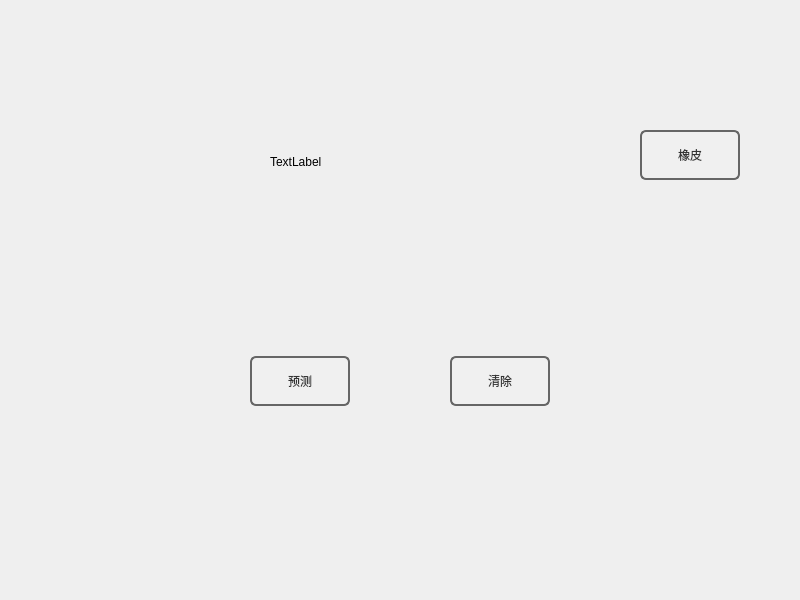
<?xml version="1.0" encoding="UTF-8"?>
<ui version="4.0">
 <class>Widget</class>
 <widget class="QWidget" name="Widget">
  <property name="geometry">
   <rect>
    <x>0</x>
    <y>0</y>
    <width>800</width>
    <height>600</height>
   </rect>
  </property>
  <property name="minimumSize">
   <size>
    <width>500</width>
    <height>600</height>
   </size>
  </property>
  <property name="font">
   <font>
    <pointsize>9</pointsize>
   </font>
  </property>
  <property name="windowTitle">
   <string>Widget</string>
  </property>
  <widget class="WriteLabel" name="writelabel">
   <property name="geometry">
    <rect>
     <x>270</x>
     <y>10</y>
     <width>304</width>
     <height>304</height>
    </rect>
   </property>
   <property name="minimumSize">
    <size>
     <width>304</width>
     <height>304</height>
    </size>
   </property>
   <property name="maximumSize">
    <size>
     <width>304</width>
     <height>304</height>
    </size>
   </property>
   <property name="text">
    <string>TextLabel</string>
   </property>
  </widget>
  <widget class="QWidget" name="widget" native="true">
   <property name="geometry">
    <rect>
     <x>250</x>
     <y>350</y>
     <width>300</width>
     <height>62</height>
    </rect>
   </property>
   <layout class="QHBoxLayout" name="horizontalLayout">
    <item>
     <widget class="QPushButton" name="pushButton_1">
      <property name="minimumSize">
       <size>
        <width>100</width>
        <height>50</height>
       </size>
      </property>
      <property name="maximumSize">
       <size>
        <width>100</width>
        <height>50</height>
       </size>
      </property>
      <property name="styleSheet">
       <string notr="true">QPushButton {
    /* 一次性设置：宽度 + 样式 + 颜色 */
    border: 2px solid #666;
    border-radius: 6px;
    background-color: #f0f0f0;
    color: #333;
    padding: 5px 12px;
}
QPushButton:hover {
    background-color: #e0e0e0;
    border-color: #333;
}
QPushButton:pressed {
    background-color: #d0d0d0;
    border-color: #111;
}
</string>
      </property>
      <property name="text">
       <string>预测</string>
      </property>
     </widget>
    </item>
    <item>
     <spacer name="horizontalSpacer">
      <property name="orientation">
       <enum>Qt::Orientation::Horizontal</enum>
      </property>
      <property name="sizeHint" stdset="0">
       <size>
        <width>80</width>
        <height>20</height>
       </size>
      </property>
     </spacer>
    </item>
    <item>
     <widget class="QPushButton" name="pushbutton_clean">
      <property name="minimumSize">
       <size>
        <width>100</width>
        <height>50</height>
       </size>
      </property>
      <property name="maximumSize">
       <size>
        <width>100</width>
        <height>50</height>
       </size>
      </property>
      <property name="styleSheet">
       <string notr="true">QPushButton {
    /* 一次性设置：宽度 + 样式 + 颜色 */
    border: 2px solid #666;
    border-radius: 6px;
    background-color: #f0f0f0;
    color: #333;
    padding: 5px 12px;
}
QPushButton:hover {
    background-color: #e0e0e0;
    border-color: #333;
}
QPushButton:pressed {
    background-color: #d0d0d0;
    border-color: #111;
}
</string>
      </property>
      <property name="text">
       <string>清除</string>
      </property>
     </widget>
    </item>
   </layout>
  </widget>
  <widget class="penwide" name="widget_2" native="true">
   <property name="geometry">
    <rect>
     <x>580</x>
     <y>9</y>
     <width>211</width>
     <height>101</height>
    </rect>
   </property>
  </widget>
  <widget class="QPushButton" name="pushButton_clear">
   <property name="geometry">
    <rect>
     <x>640</x>
     <y>130</y>
     <width>100</width>
     <height>50</height>
    </rect>
   </property>
   <property name="minimumSize">
    <size>
     <width>100</width>
     <height>50</height>
    </size>
   </property>
   <property name="styleSheet">
    <string notr="true">QPushButton {
    /* 一次性设置：宽度 + 样式 + 颜色 */
    border: 2px solid #666;
    border-radius: 6px;
    background-color: #f0f0f0;
    color: #333;
    padding: 5px 12px;
}
QPushButton:hover {
    background-color: #e0e0e0;
    border-color: #333;
}
QPushButton:pressed {
    background-color: #d0d0d0;
    border-color: #111;
}
</string>
   </property>
   <property name="text">
    <string>橡皮</string>
   </property>
  </widget>
  <widget class="ChoseColor" name="widget_3" native="true">
   <property name="geometry">
    <rect>
     <x>640</x>
     <y>200</y>
     <width>120</width>
     <height>80</height>
    </rect>
   </property>
   <property name="minimumSize">
    <size>
     <width>100</width>
     <height>50</height>
    </size>
   </property>
  </widget>
  <widget class="QLabel" name="resultLabel">
   <property name="geometry">
    <rect>
     <x>10</x>
     <y>90</y>
     <width>221</width>
     <height>181</height>
    </rect>
   </property>
   <property name="font">
    <font>
     <pointsize>9</pointsize>
    </font>
   </property>
   <property name="text">
    <string/>
   </property>
   <property name="alignment">
    <set>Qt::AlignmentFlag::AlignCenter</set>
   </property>
   <property name="wordWrap">
    <bool>true</bool>
   </property>
  </widget>
 </widget>
 <customwidgets>
  <customwidget>
   <class>WriteLabel</class>
   <extends>QLabel</extends>
   <header>writelabel.h</header>
  </customwidget>
  <customwidget>
   <class>penwide</class>
   <extends>QWidget</extends>
   <header>penwide.h</header>
   <container>1</container>
  </customwidget>
  <customwidget>
   <class>ChoseColor</class>
   <extends>QWidget</extends>
   <header>chosecolor.h</header>
   <container>1</container>
  </customwidget>
 </customwidgets>
 <resources/>
 <connections/>
</ui>
